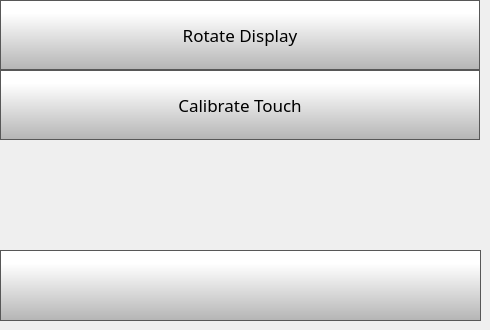
    <widget class="QWidget" name="displaySettingsPage">
     <widget class="QPushButton" name="displaySettingsBackButton">
      <property name="geometry">
       <rect>
        <x>0</x>
        <y>250</y>
        <width>481</width>
        <height>71</height>
       </rect>
      </property>
      <property name="minimumSize">
       <size>
        <width>0</width>
        <height>0</height>
       </size>
      </property>
      <property name="font">
       <font>
        <family>Gotham Light</family>
        <pointsize>9</pointsize>
       </font>
      </property>
      <property name="contextMenuPolicy">
       <enum>Qt::NoContextMenu</enum>
      </property>
      <property name="styleSheet">
       <string notr="true">QPushButton {
     border: 1px solid rgb(87, 87, 87);
	background-color: qlineargradient(spread:pad, x1:0, y1:1, x2:0, y2:0.188, stop:0 rgba(180, 180, 180, 255), stop:1 rgba(255, 255, 255, 255));


}

QPushButton:pressed {
    background-color: qlineargradient(x1: 0, y1: 0, x2: 0, y2: 1,
                                      stop: 0 #dadbde, stop: 1 #f6f7fa);
}

QPushButton:flat {
    border: none; /* no border for a flat push button */
}

QPushButton:default {
    border-color: navy; /* make the default button prominent */
}</string>
      </property>
      <property name="text">
       <string/>
      </property>
      <property name="icon">
       <iconset>
        <normaloff>templates/img/arrows-4.png</normaloff>templates/img/arrows-4.png</iconset>
      </property>
      <property name="iconSize">
       <size>
        <width>50</width>
        <height>50</height>
       </size>
      </property>
      <property name="checkable">
       <bool>false</bool>
      </property>
      <property name="autoDefault">
       <bool>false</bool>
      </property>
      <property name="default">
       <bool>false</bool>
      </property>
      <property name="flat">
       <bool>false</bool>
      </property>
     </widget>
     <widget class="QPushButton" name="calibrateTouch">
      <property name="geometry">
       <rect>
        <x>0</x>
        <y>70</y>
        <width>480</width>
        <height>70</height>
       </rect>
      </property>
      <property name="minimumSize">
       <size>
        <width>0</width>
        <height>70</height>
       </size>
      </property>
      <property name="font">
       <font>
        <family>Gotham</family>
        <pointsize>13</pointsize>
       </font>
      </property>
      <property name="contextMenuPolicy">
       <enum>Qt::NoContextMenu</enum>
      </property>
      <property name="styleSheet">
       <string notr="true">QPushButton {
     border: 1px solid rgb(87, 87, 87);
	background-color: qlineargradient(spread:pad, x1:0, y1:1, x2:0, y2:0.188, stop:0 rgba(180, 180, 180, 255), stop:1 rgba(255, 255, 255, 255));


}

QPushButton:pressed {
    background-color: qlineargradient(x1: 0, y1: 0, x2: 0, y2: 1,
                                      stop: 0 #dadbde, stop: 1 #f6f7fa);
}

QPushButton:flat {
    border: none; /* no border for a flat push button */
}

QPushButton:default {
    border-color: navy; /* make the default button prominent */
}

QPushButton:focus {
	outline: none;
}</string>
      </property>
      <property name="text">
       <string>Calibrate Touch</string>
      </property>
      <property name="iconSize">
       <size>
        <width>40</width>
        <height>40</height>
       </size>
      </property>
     </widget>
     <widget class="QPushButton" name="rotateDisplay">
      <property name="geometry">
       <rect>
        <x>0</x>
        <y>0</y>
        <width>480</width>
        <height>70</height>
       </rect>
      </property>
      <property name="minimumSize">
       <size>
        <width>0</width>
        <height>70</height>
       </size>
      </property>
      <property name="font">
       <font>
        <family>Gotham</family>
        <pointsize>13</pointsize>
       </font>
      </property>
      <property name="contextMenuPolicy">
       <enum>Qt::NoContextMenu</enum>
      </property>
      <property name="styleSheet">
       <string notr="true">QPushButton {
     border: 1px solid rgb(87, 87, 87);
	background-color: qlineargradient(spread:pad, x1:0, y1:1, x2:0, y2:0.188, stop:0 rgba(180, 180, 180, 255), stop:1 rgba(255, 255, 255, 255));


}

QPushButton:pressed {
    background-color: qlineargradient(x1: 0, y1: 0, x2: 0, y2: 1,
                                      stop: 0 #dadbde, stop: 1 #f6f7fa);
}

QPushButton:flat {
    border: none; /* no border for a flat push button */
}

QPushButton:default {
    border-color: navy; /* make the default button prominent */
}

QPushButton:focus {
	outline: none;
}</string>
      </property>
      <property name="text">
       <string>Rotate Display</string>
      </property>
      <property name="iconSize">
       <size>
        <width>40</width>
        <height>40</height>
       </size>
      </property>
     </widget>
    </widget>
